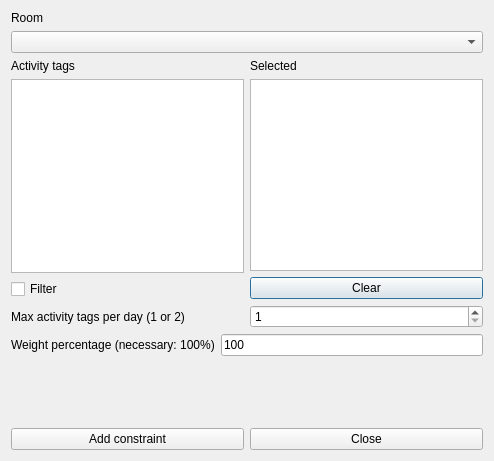
<?xml version="1.0" encoding="UTF-8"?>
<ui version="4.0">
 <class>AddConstraintRoomMaxActivityTagsPerDayFromSetForm_template</class>
 <widget class="QDialog" name="AddConstraintRoomMaxActivityTagsPerDayFromSetForm_template">
  <property name="geometry">
   <rect>
    <x>0</x>
    <y>0</y>
    <width>494</width>
    <height>461</height>
   </rect>
  </property>
  <property name="windowTitle">
   <string extracomment="This is the title of the dialog to add a new constraint of this type">Add room max activity tags per day from set</string>
  </property>
  <layout class="QVBoxLayout" name="verticalLayout_4">
   <item>
    <layout class="QVBoxLayout" name="verticalLayout_3">
     <item>
      <widget class="QLabel" name="roomTextLabel">
       <property name="frameShape">
        <enum>QFrame::NoFrame</enum>
       </property>
       <property name="frameShadow">
        <enum>QFrame::Plain</enum>
       </property>
       <property name="text">
        <string>Room</string>
       </property>
       <property name="wordWrap">
        <bool>false</bool>
       </property>
      </widget>
     </item>
     <item>
      <widget class="QComboBox" name="roomsComboBox">
       <property name="editable">
        <bool>false</bool>
       </property>
       <property name="insertPolicy">
        <enum>QComboBox::NoInsert</enum>
       </property>
       <property name="duplicatesEnabled">
        <bool>false</bool>
       </property>
      </widget>
     </item>
    </layout>
   </item>
   <item>
    <layout class="QHBoxLayout" name="horizontalLayout_4">
     <item>
      <layout class="QVBoxLayout" name="verticalLayout_2">
       <item>
        <widget class="QLabel" name="label_2">
         <property name="text">
          <string>Activity tags</string>
         </property>
        </widget>
       </item>
       <item>
        <widget class="QListWidget" name="allActivityTagsListWidget"/>
       </item>
       <item>
        <widget class="QCheckBox" name="filterCheckBox">
         <property name="text">
          <string>Filter</string>
         </property>
        </widget>
       </item>
      </layout>
     </item>
     <item>
      <layout class="QVBoxLayout" name="verticalLayout">
       <item>
        <widget class="QLabel" name="label_3">
         <property name="text">
          <string comment="It refers to activity tags">Selected</string>
         </property>
        </widget>
       </item>
       <item>
        <widget class="QListWidget" name="selectedActivityTagsListWidget"/>
       </item>
       <item>
        <widget class="QPushButton" name="clearActivityTagsPushButton">
         <property name="text">
          <string>Clear</string>
         </property>
        </widget>
       </item>
      </layout>
     </item>
    </layout>
   </item>
   <item>
    <layout class="QHBoxLayout" name="horizontalLayout">
     <item>
      <widget class="QLabel" name="label">
       <property name="text">
        <string>Max activity tags per day (1 or 2)</string>
       </property>
      </widget>
     </item>
     <item>
      <widget class="QSpinBox" name="maxActivityTagsSpinBox">
       <property name="minimum">
        <number>1</number>
       </property>
       <property name="maximum">
        <number>2</number>
       </property>
       <property name="value">
        <number>1</number>
       </property>
      </widget>
     </item>
    </layout>
   </item>
   <item>
    <layout class="QHBoxLayout" name="horizontalLayout_2">
     <item>
      <widget class="QLabel" name="weightTextLabel">
       <property name="frameShape">
        <enum>QFrame::NoFrame</enum>
       </property>
       <property name="frameShadow">
        <enum>QFrame::Plain</enum>
       </property>
       <property name="text">
        <string>Weight percentage (necessary: 100%)</string>
       </property>
       <property name="wordWrap">
        <bool>false</bool>
       </property>
      </widget>
     </item>
     <item>
      <widget class="QLineEdit" name="weightLineEdit">
       <property name="text">
        <string notr="true">100</string>
       </property>
      </widget>
     </item>
    </layout>
   </item>
   <item>
    <spacer name="verticalSpacer">
     <property name="orientation">
      <enum>Qt::Vertical</enum>
     </property>
     <property name="sizeHint" stdset="0">
      <size>
       <width>20</width>
       <height>32</height>
      </size>
     </property>
    </spacer>
   </item>
   <item>
    <layout class="QHBoxLayout" name="horizontalLayout_3">
     <item>
      <widget class="QPushButton" name="addConstraintPushButton">
       <property name="text">
        <string>Add constraint</string>
       </property>
      </widget>
     </item>
     <item>
      <widget class="QPushButton" name="closePushButton">
       <property name="text">
        <string>Close</string>
       </property>
      </widget>
     </item>
    </layout>
   </item>
  </layout>
 </widget>
 <layoutdefault spacing="6" margin="11"/>
 <resources/>
 <connections/>
</ui>
